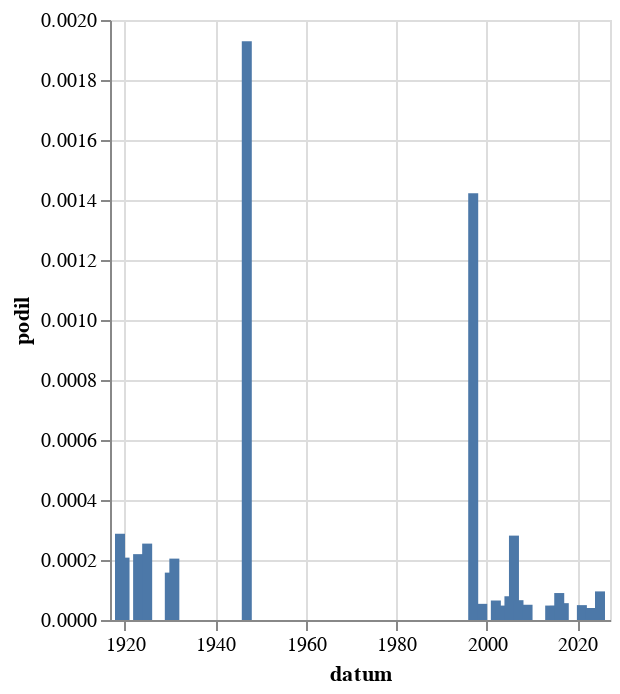

Notebook cell for this chart:
### Code cell
alt.Chart(
    zavorka("\([Pp]osmě").to_pandas(),
    width = 250
).mark_bar(
).encode(
    alt.X('datum:T'),
    alt.Y('podil:Q')
)

### Figure 1 — Vega-Lite specification as saved in the notebook (floating-point values rounded to 4 significant figures)
{"config": {"view": {"continuousWidth": 300, "continuousHeight": 300}}, "data": {"name": "data-81c954558749eeed1d625a3f428d0c62"}, "mark": {"type": "bar"}, "encoding": {"x": {"field": "datum", "type": "temporal"}, "y": {"field": "podil", "type": "quantitative"}}, "width": 250, "$schema": "https://vega.github.io/schema/vega-lite/v5.8.0.json", "datasets": {"data-81c954558749eeed1d625a3f428d0c62": [{"datum": "1919-01-01T00:00:00", "text": 1, "text_right": 3480, "podil": 0.0002874, "co": "\\([Pp]osmě"}, {"datum": "1920-01-01T00:00:00", "text": 1, "text_right": 4810, "podil": 0.0002079, "co": "\\([Pp]osmě"}, {"datum": "1923-01-01T00:00:00", "text": 1, "text_right": 4555, "podil": 0.0002195, "co": "\\([Pp]osmě"}, {"datum": "1925-01-01T00:00:00", "text": 1, "text_right": 3927, "podil": 0.0002546, "co": "\\([Pp]osmě"}, {"datum": "1930-01-01T00:00:00", "text": 1, "text_right": 6332, "podil": 0.0001579, "co": "\\([Pp]osmě"}, {"datum": "1931-01-01T00:00:00", "text": 1, "text_right": 4887, "podil": 0.0002046, "co": "\\([Pp]osmě"}, {"datum": "1947-01-01T00:00:00", "text": 4, "text_right": 2073, "podil": 0.00193, "co": "\\([Pp]osmě"}, {"datum": "1997-01-01T00:00:00", "text": 1, "text_right": 703, "podil": 0.001422, "co": "\\([Pp]osmě"}, {"datum": "1999-01-01T00:00:00", "text": 1, "text_right": 18567, "podil": 5.386e-05, "co": "\\([Pp]osmě"}, {"datum": "2002-01-01T00:00:00", "text": 1, "text_right": 15388, "podil": 6.499e-05, "co": "\\([Pp]osmě"}, {"datum": "2003-01-01T00:00:00", "text": 1, "text_right": 20798, "podil": 4.808e-05, "co": "\\([Pp]osmě"}, {"datum": "2005-01-01T00:00:00", "text": 2, "text_right": 25267, "podil": 7.915e-05, "co": "\\([Pp]osmě"}, {"datum": "2006-01-01T00:00:00", "text": 5, "text_right": 17775, "podil": 0.0002813, "co": "\\([Pp]osmě"}, {"datum": "2007-01-01T00:00:00", "text": 1, "text_right": 15144, "podil": 6.603e-05, "co": "\\([Pp]osmě"}, {"datum": "2009-01-01T00:00:00", "text": 1, "text_right": 19673, "podil": 5.083e-05, "co": "\\([Pp]osmě"}, {"datum": "2014-01-01T00:00:00", "text": 1, "text_right": 20781, "podil": 4.812e-05, "co": "\\([Pp]osmě"}, {"datum": "2015-01-01T00:00:00", "text": 1, "text_right": 21227, "podil": 4.711e-05, "co": "\\([Pp]osmě"}, {"datum": "2016-01-01T00:00:00", "text": 2, "text_right": 22256, "podil": 8.986e-05, "co": "\\([Pp]osmě"}, {"datum": "2017-01-01T00:00:00", "text": 1, "text_right": 17809, "podil": 5.615e-05, "co": "\\([Pp]osmě"}, {"datum": "2021-01-01T00:00:00", "text": 1, "text_right": 20176, "podil": 4.956e-05, "co": "\\([Pp]osmě"}, {"datum": "2023-01-01T00:00:00", "text": 1, "text_right": 24964, "podil": 4.006e-05, "co": "\\([Pp]osmě"}, {"datum": "2025-01-01T00:00:00", "text": 1, "text_right": 10488, "podil": 9.535e-05, "co": "\\([Pp]osmě"}]}}
